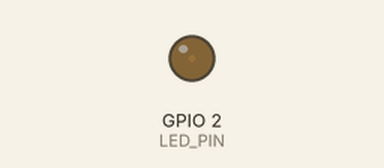
A sketch run on a simulated ESP32. On the bench: output pins drawn as LEDs (lit = HIGH).

Above: at 0.05 s.
At 0.95 s:
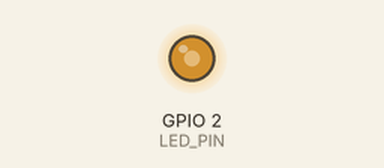
At 1.4 s:
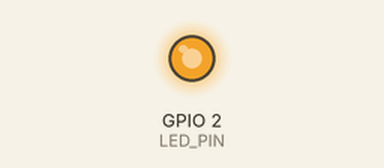
At 2.75 s:
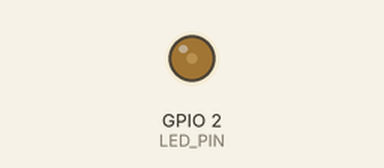
Timing chart, 0 to 7.0 s (numbered marks = the images above):
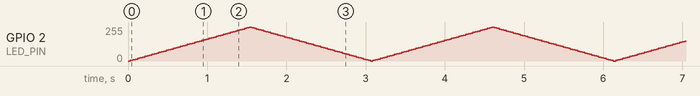

The sketch:

LEDC-Software-Fade.ino
```cpp
/*
 * ESP32 LEDC Software Fade
 *  Code angelehnt an original Arduino Fade Beispiel:
 *  https://www.arduino.cc/en/Tutorial/Fade
 */
#define LED_PVM_KANAL      0         // der erste von 16 Kanälen wird belegt
#define LED_AUFLOESUNG     13        // 13-bit-Auflösung
#define LED_BASE_FREQ      5000      // 5000 Hz als LEDC Basis - Frequenz
#define LED_PIN            2

int helligkeit = 0;                  // Helligkeit der LED
int fadeWeite = 5;                   // Anzahl der Schritte pro Fade

// Simulation des Arduino-analogWrite
// Wert muss zwischen 0 und valueMax liegen
void ledcAnalogWrite(uint8_t channel, uint32_t value, uint32_t valueMax = 255) {
  // Berechnugn des EIN-Zyklus (duty), 8191 ist =  2 ^ 13 (Auflösung) - 1
  uint32_t duty = (8191 / valueMax) * min(value, valueMax);
  ledcWrite(channel, duty);          // Wert an LED ausgeben
}

// Vorbereitungs- und Initialisierungsroutine
void setup() {
  // Setup des PVM-Timers und anbindn des Timers an einen LED-Pin
  ledcSetup(LED_PVM_KANAL, LED_BASE_FREQ, LED_AUFLOESUNG);
  ledcAttachPin(LED_PIN, LED_PVM_KANAL);
}

void loop() {
  // Helligkeit an dem gewählten PVM-Kanal festlegen
  ledcAnalogWrite(LED_PVM_KANAL, helligkeit);
  // Helligkeit um die gewählte Schrittbreite ändern
  helligkeit = helligkeit + fadeWeite;
  // an den Endpunkten des Fade-Vorgangs die Richtung ändern
  if (helligkeit <= 0 || helligkeit >= 255) {
    fadeWeite = -fadeWeite;
  }
  delay(30);
}
```
